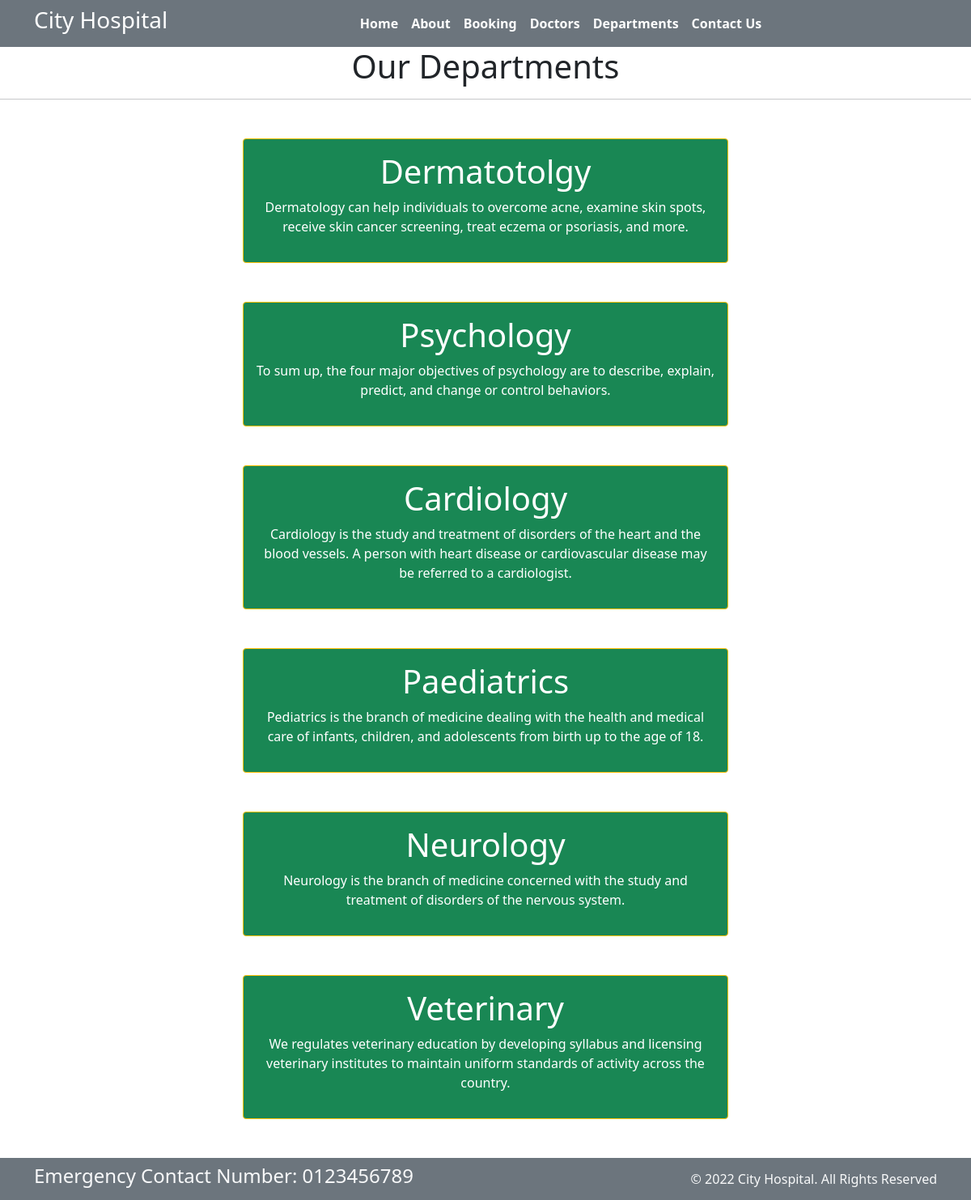
Page /department/ on the committed database.
### home/models.py (models this page shows, shortened)
class Departments(models.Model):
    dep_name = models.CharField(max_length=200)
    dep_description = models.TextField()

### home/views.py (the view)
# urls.py: path('department/', views.department, name = 'department'),
def department(request):
    context = {
        'dept':Departments.objects.all()
    }
    return render(request, 'department.html', context)

### templates/department.html (shortened to what this page needs)
{% extends "base.html" %}
{% block content %}
<h1 class="text-center">Our Departments</h1>
<hr>
{% for d in dept %}
<div class="mx-auto w-50 bg-success text-center text-white p-3 my-5 border border-warning rounded">
    <h1>{{d.dep_name}}</h1>
    <p>{{d.dep_description}}</p>
</div>
{% endfor %}
{% endblock %}

### rows in the picture
Departments: dep_name "Dermatotolgy", dep_description "Dermatology can help individuals to overcome acne, examine skin spots, receive skin cancer screening, treat eczema or psoriasis, and more."
Departments: dep_name "Psychology", dep_description "To sum up, the four major objectives of psychology are to describe, explain, predict, and change or control behaviors."
Departments: dep_name "Cardiology", dep_description "Cardiology is the study and treatment of disorders of the heart and the blood vessels. A person with heart disease or cardiovascular disease may be referred to a cardiologist."
Departments: dep_name "Paediatrics", dep_description "Pediatrics is the branch of medicine dealing with the health and medical care of infants, children, and adolescents from birth up to the age of 18."
Departments: dep_name "Neurology", dep_description "Neurology is the branch of medicine concerned with the study and treatment of disorders of the nervous system."
Departments: dep_name "Veterinary", dep_description "We regulates veterinary education by developing syllabus and licensing veterinary institutes to maintain uniform standards of activity across the country."
